Frame 1 (no input): blank canvas, image omitted
Frame 60 (the mouse pressed at the canvas centre just before this capture): blank canvas, image omitted
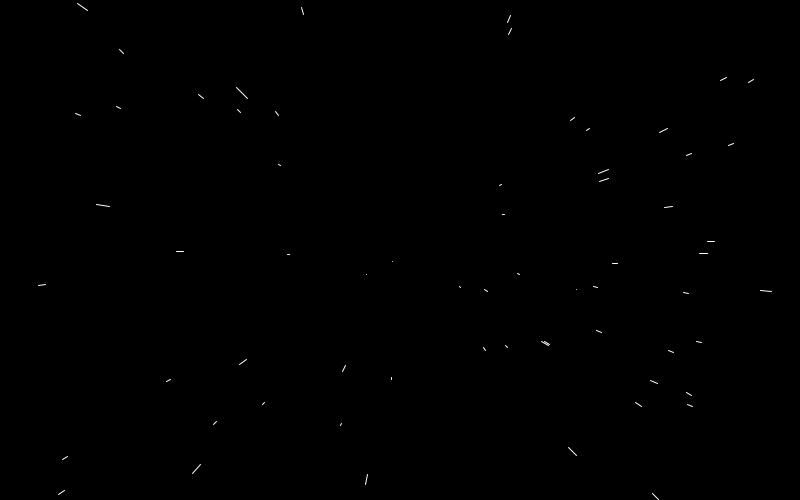
Frame 120 (the mouse held since frame 60 and released just before this capture)

The Processing sketch whose frames 1 and 60 were blank and that drew this single picture after the mouse press (run headless with seeded random() and noise(); from frame 60 on, the mouse is pressed at the canvas centre):

// Processing sketch: StarFeild
// ── StarFeild.pde
Star[] stars = new Star[1000];
float speed;
void setup() 
  {
  size(800, 500);
  for(int i = 0; i < stars.length; i++)
    stars[i] = new Star();
  }
void draw()
  {
    background(0);
    speed = map(mouseX , 0 , width , 0, 20); 
    translate(width/2,height/2);
    for(int i = 0; i < stars.length; i++)
      {
        stars[i].show();
        stars[i].update();
      }
   }

// ── Star.pde
class Star 
{  
   //DECLARATION OF VARIABLES
   float x;
   float y;
   float z;
   float pz;
   
   //CONSTRUCTOR
 Star() 
   {
     x = random(-width,width);
     y = random(-height,height);
     z = random(width);
   }
   
   //FUNCTIONS
 void update() 
   {
     z=z-speed;
     if(z<1)
       {
         x = random(-width,width);
         y = random(-height,height);
         z = random(width);
         pz=z;
       }
   }
 void show() 
   {
     fill(255);
     noStroke();
     float sx = map(x/z, 0, 1, 0, width); 
     float sy = map(y/z, 0, 1, 0, height);
     float px = map(x/pz, 0, 1, 0, width); 
     float py = map(y/pz, 0, 1, 0, height);
     pz=z;
     stroke(255);
     line(px, py, sx, sy);
   }
}  
